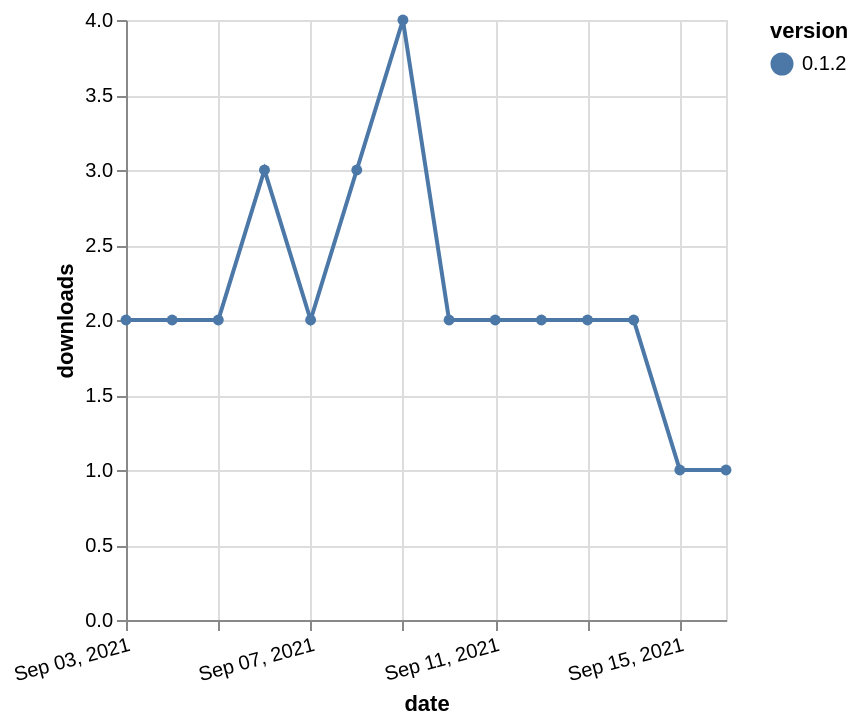

Write a Vega-Lite specification for this figure.
### Vega-Lite specification from a JSON file in a GitHub repository (floating-point values rounded to 4 significant figures)
{"$schema": "https://vega.github.io/schema/vega-lite/v5.json", "description": "A simple bar chart with embedded data.", "data": {"values": [{"date": "2021-09-03", "total": 2984, "delta": 2, "version": "0.1.2"}, {"date": "2021-09-04", "total": 2986, "delta": 2, "version": "0.1.2"}, {"date": "2021-09-05", "total": 2988, "delta": 2, "version": "0.1.2"}, {"date": "2021-09-06", "total": 2991, "delta": 3, "version": "0.1.2"}, {"date": "2021-09-07", "total": 2993, "delta": 2, "version": "0.1.2"}, {"date": "2021-09-08", "total": 2996, "delta": 3, "version": "0.1.2"}, {"date": "2021-09-09", "total": 3000, "delta": 4, "version": "0.1.2"}, {"date": "2021-09-10", "total": 3002, "delta": 2, "version": "0.1.2"}, {"date": "2021-09-11", "total": 3004, "delta": 2, "version": "0.1.2"}, {"date": "2021-09-12", "total": 3006, "delta": 2, "version": "0.1.2"}, {"date": "2021-09-13", "total": 3008, "delta": 2, "version": "0.1.2"}, {"date": "2021-09-14", "total": 3010, "delta": 2, "version": "0.1.2"}, {"date": "2021-09-15", "total": 3011, "delta": 1, "version": "0.1.2"}, {"date": "2021-09-16", "total": 3012, "delta": 1, "version": "0.1.2"}]}, "width": "container", "mark": {"type": "line", "point": {"filled": true}}, "encoding": {"x": {"field": "date", "type": "temporal", "timeUnit": "yearmonthdate", "title": "date", "axis": {"labelAngle": -15}}, "y": {"field": "delta", "type": "quantitative", "title": "downloads"}, "color": {"field": "version", "type": "nominal"}, "tooltip": {"field": "delta"}}}
